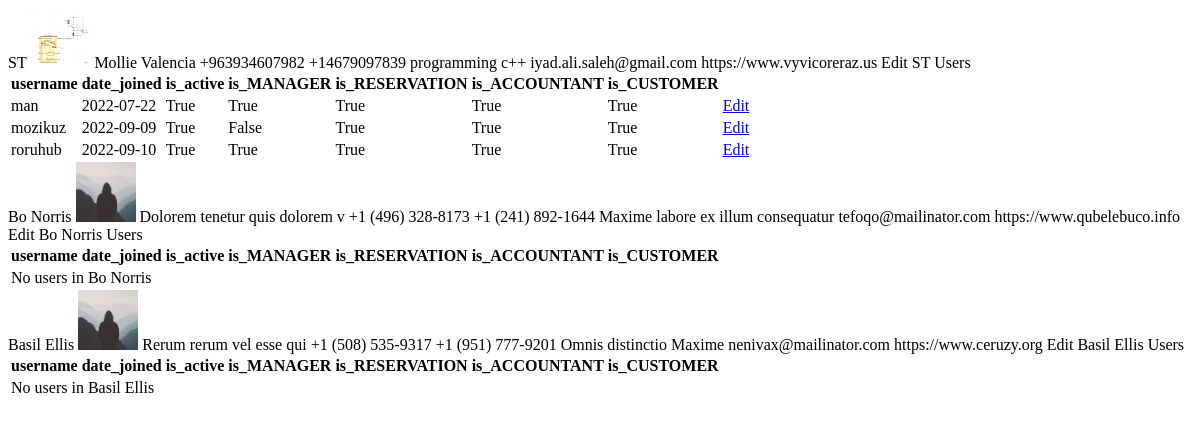
Page /companys/companys/ (signed in) on the earlier database version.
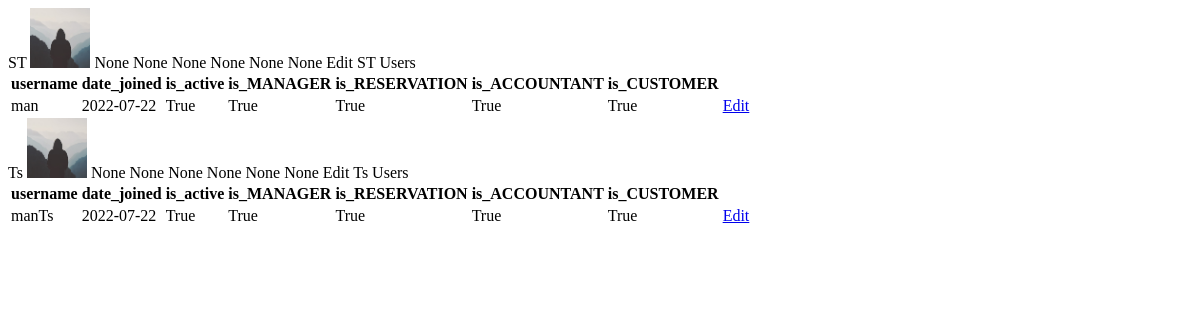
Same page on the later database version.
### company/models.py (models this page shows, shortened)
class Company(models.Model):
    name = models.CharField(_('name'), max_length=500)
    logo = models.ImageField(default='default.jpg', upload_to='Company_pics', blank=True, null=True)
    address = models.CharField(max_length=500, blank=True, null=True)
    phoneNumber1 = models.CharField( max_length = 25,  blank=True, null=True)
    phoneNumber2 = models.CharField( max_length = 25,  blank=True, null=True)
    phoneNumber3 = models.CharField( max_length = 25,  blank=True, null=True)
    phoneNumber4 = models.CharField( max_length = 25,  blank=True, null=True)
    tradeRecord = models.CharField(max_length=500, blank=True, null=True)
    email       = models.EmailField( blank=True, null=True)
    webSite     =  models.URLField(max_length = 200, blank=True, null=True)
    create_at = models.DateTimeField(auto_now_add=True)
    update_at = models.DateTimeField(auto_now=True)
    class Meta:
        verbose_name = 'شركة '
        verbose_name_plural = 'الشركات'

### users/models.py (models this page shows, shortened)
class MyUser(AbstractBaseUser, PermissionsMixin):
    email = models.EmailField(_('email address'), unique=True)
    username = models.CharField(_('username'), max_length=250, unique=True)
    first_name = models.CharField(_('first name'), max_length=50, blank=True)
    last_name = models.CharField(_('last name'), max_length=50, blank=True)
    date_joined = models.DateTimeField(_('date joined'), auto_now_add=True)
    is_active = models.BooleanField(_('active'), default=True)
    is_staff = models.BooleanField(default=False)
    is_superuser = models.BooleanField(default=False)
    avatar = models.ImageField(upload_to='avatars/', null=True, blank=True)
    is_MANAGER= models.BooleanField(default=False)
    is_RESERVATION= models.BooleanField(default=False)
    is_ACCOUNTANT= models.BooleanField(default=False)
    is_CUSTOMER= models.BooleanField(default=False)
    objects = UserManager()
    company    = models.ForeignKey(Company, blank=True, null=True, on_delete=models.SET_NULL)
    sub_customer   = models.ForeignKey(Customer, null=True,blank=True, on_delete=models.SET_NULL, related_name='sub_customer')
    USERNAME_FIELD = 'username'
    REQUIRED_FIELDS = ['email']
    class Meta:
        verbose_name = _('user')
        verbose_name_plural = _('users')

### company/views.py (the view)
# urls.py: path('companys/', company_list, name='company_list'),
def company_list(request):
    companys = Company.objects.all()
    if request.user.is_superuser:
        pass
    else:
        companys = Company.objects.filter(name= request.user.company.name)
    return render(request, 'company_list.html', {
        'companys':companys,
    })

### company/templates/company_list.html
{% for company in companys %}
<tr id="company-{{ company.pk }}" class="company-row">
    <td>{{ company.name  }}</td>
    <td>
      <img class="rounded-circle article-img"
        height="60" width="60"   src="{{ company.logo.url }}">
    </td>
    <td>{{ company.address  }}</td>
    <td>{{ company.phoneNumber1  }}</td>
    <td>{{ company.phoneNumber2  }}</td>
    <td>{{ company.tradeRecord  }}</td>
    <td>{{ company.email  }}</td>
    <td>{{ company.webSite  }}</td>
    <td>
      <a class="btn btn-primary btn-sm"
      hx-get="{% url 'edit_company' pk=company.pk %}"
      hx-target="#dialog" >Edit</a>
    </td>
</tr>
<tr>
<td>{{ company.name  }} Users</td>
    <td colspan="8">
        <table class="table table-dark table-striped" >
            <thead >
                <tr>
                    <th>username</th>
                    <th>date_joined</th>
                    <th>is_active</th>
                    <th>is_MANAGER</th>
                    <th>is_RESERVATION</th>
                    <th>is_ACCOUNTANT</th>
                    <th>is_CUSTOMER</th>
                    <th></th>
                </tr>
            </thead>
                <tbody>
            {%  for user in company.myuser_set.all %}
            <tr>
               <td>{{ user.username }}</td>
               <td>{{ user.date_joined|date:"Y-m-d" }}</td>
              <td>{{ user.is_active }}</td>
              <td>{{ user.is_MANAGER }}</td>
              <td>{{ user.is_RESERVATION }}</td>
              <td>{{ user.is_ACCOUNTANT }}</td>
              <td>{{ user.is_CUSTOMER }}</td>
              <td>
              <a class="btn btn-primary btn-sm" href ="{% url 'profile' pk=user.pk %}" >Edit</a>
            </td>
            </tr>
            {% empty %}
            <tr><td  colspan="7" > No users in {{ company.name }}</td></tr>
            {%  endfor %}
         </tbody>
        </table>
</td></tr><tr  style=" border-bottom: 5px solid #ddd;"></tr>
{% endfor %}

Differences in the rows shown:
removed MyUser: username "mozikuz", date_joined "2022-09-09", is_active "True", is_MANAGER "False", is_RESERVATION "True", is_ACCOUNTANT "True", is_CUSTOMER "True", shown under Company "ST"
removed MyUser: username "roruhub", date_joined "2022-09-10", is_active "True", is_MANAGER "True", is_RESERVATION "True", is_ACCOUNTANT "True", is_CUSTOMER "True", shown under Company "ST"
removed Company: name "Bo Norris", logo (placeholder picture), address "Dolorem tenetur quis dolorem v", phoneNumber1 "+1 (496) 328-8173", phoneNumber2 "+1 (241) 892-1644", tradeRecord "Maxime labore ex illum consequatur", email "tefoqo@mailinator.com", webSite "https://www.qubelebuco.info"
removed Company: name "Basil Ellis", logo (placeholder picture), address "Rerum rerum vel esse qui", phoneNumber1 "+1 (508) 535-9317", phoneNumber2 "+1 (951) 777-9201", tradeRecord "Omnis distinctio Maxime", email "nenivax@mailinator.com", webSite "https://www.ceruzy.org"
changed Company "ST": logo: picture removed, a placeholder shows; address "Mollie Valencia" → "None"; phoneNumber1 "+963934607982" → "None"; phoneNumber2 "+14679097839" → "None"; tradeRecord "programming c++" → "None"; email "iyad.ali.saleh@gmail.com" → "None"; webSite "https://www.vyvicoreraz.us" → "None"
added Company: name "Ts", logo (placeholder picture), address "None", phoneNumber1 "None", phoneNumber2 "None", tradeRecord "None", email "None", webSite "None"
added MyUser: username "manTs", date_joined "2022-07-22", is_active "True", is_MANAGER "True", is_RESERVATION "True", is_ACCOUNTANT "True", is_CUSTOMER "True", shown under Company (number 2 of 2 on the later page)
